Frame 1 (no input): blank canvas, image omitted
Frame 60 (no input): blank canvas, image omitted
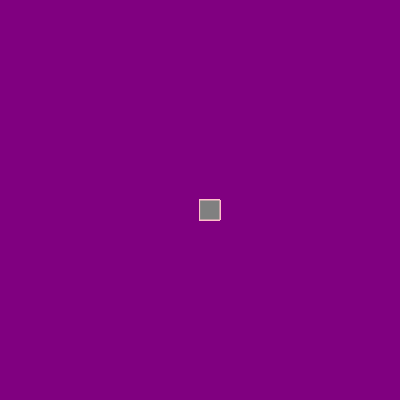
Frame 120 (the mouse pressed at the canvas centre since frame 60)

The p5.js sketch whose frames 1 and 60 were blank and that drew this single picture after the mouse press (run headless with seeded random() and noise() and a simulated clock; from frame 60 on, the mouse is pressed at the canvas centre):

// p5.js sketch
// ── sketch.js
function setup() {
    createCanvas(400, 400);
    background("purple");
  }
  
  function draw() {
    stroke("pink");
    fill ("gray");
    
    if(mouseIsPressed) {
    rect (mouseX,mouseY,20,20);
  }
     }
